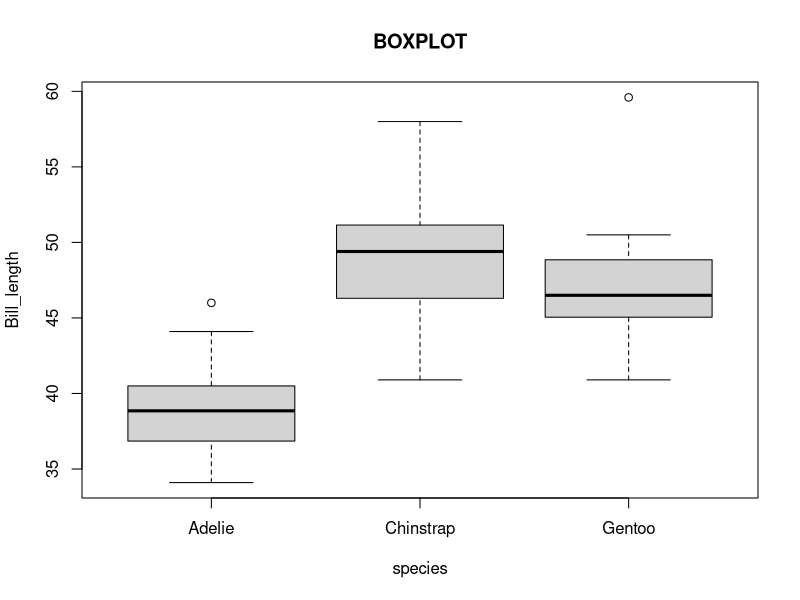
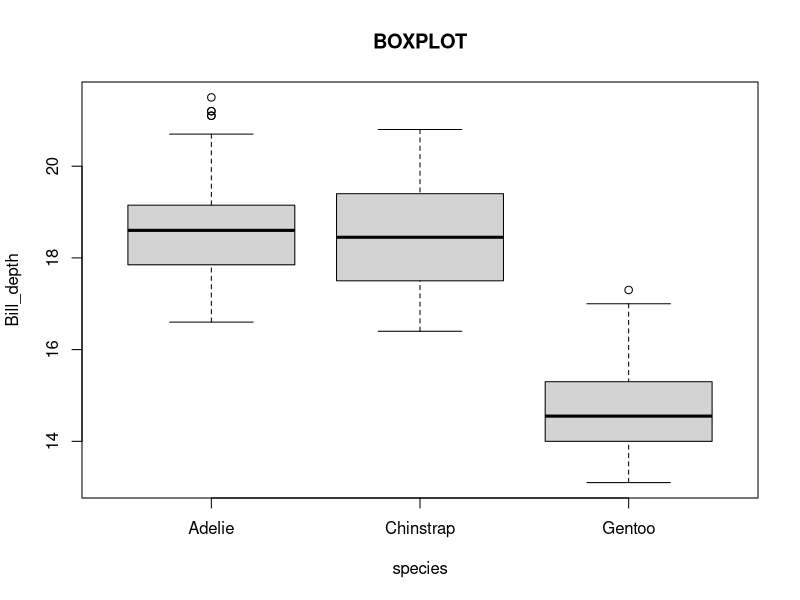
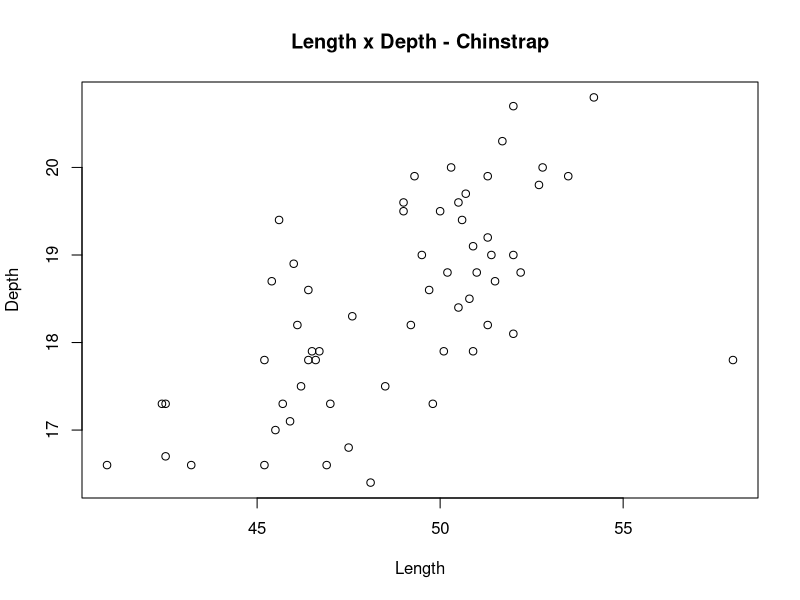
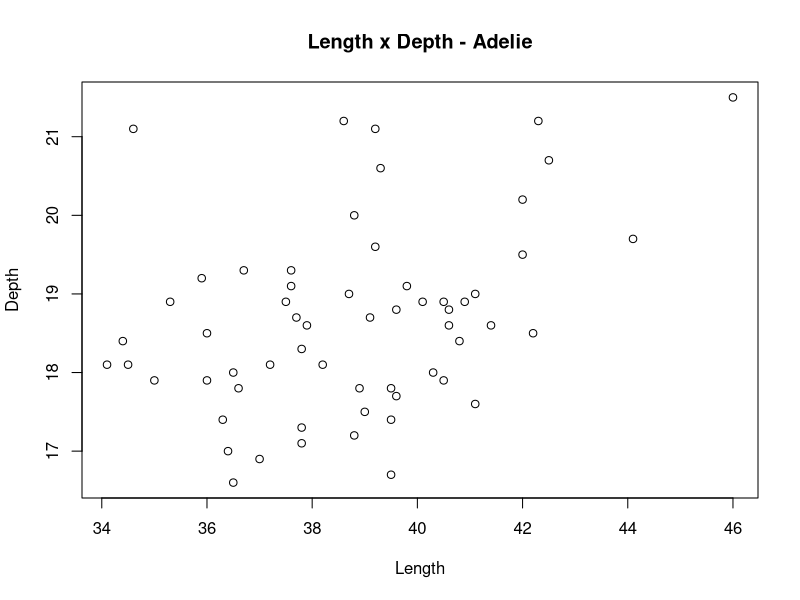
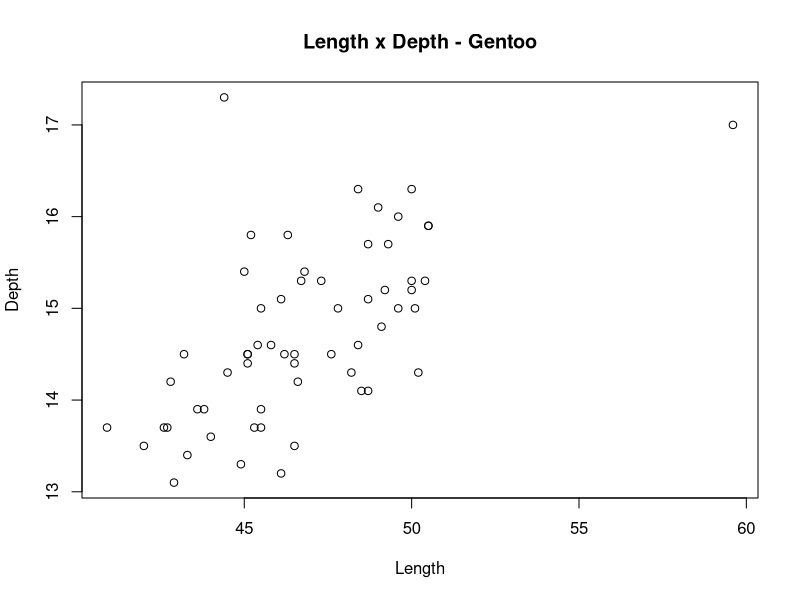
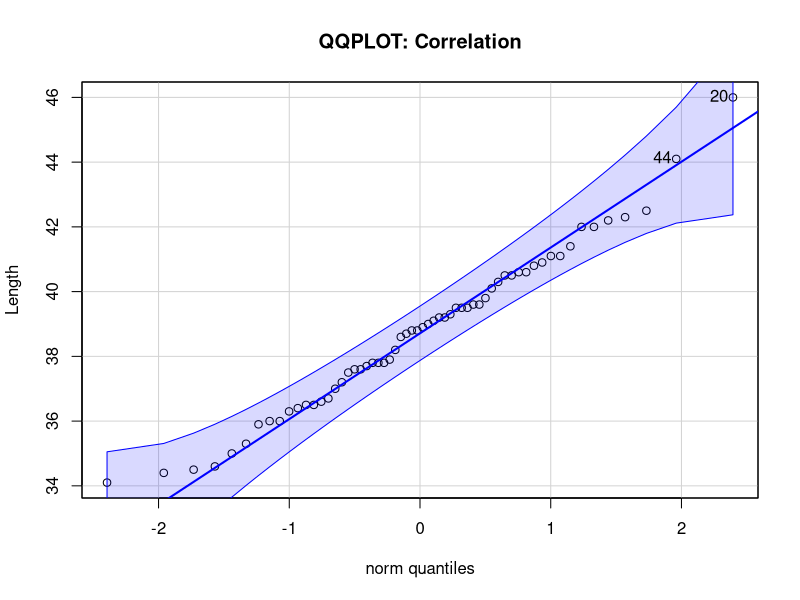
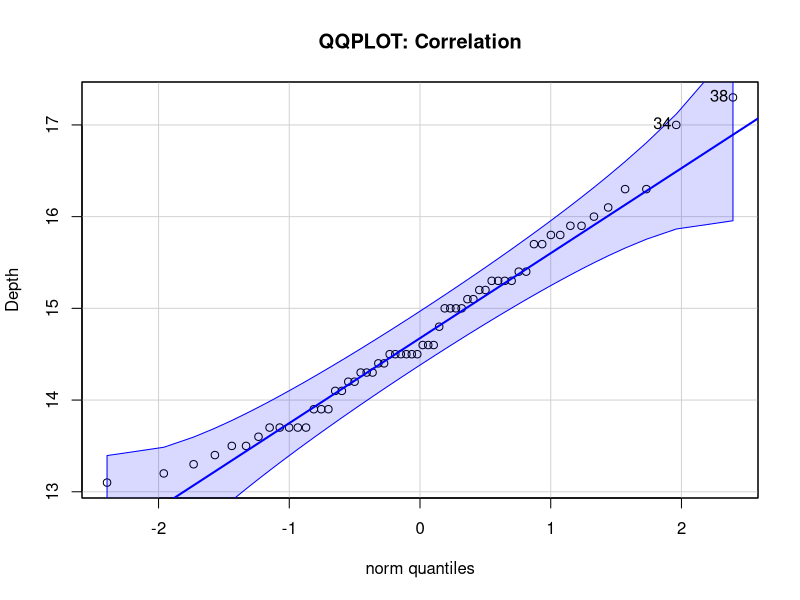

R code for these plots, in order:
# importing data

setwd("C:/Users/Jefhter/Desktop/analise-penguins/code")

data <- read.csv("data.csv", sep=";")

# variables

adelie <- data[data$species=="Adelie",]
chinstrap <- data[data$species=="Chinstrap",]
gentoo <- data[data$species=="Gentoo",]


#summary

summary(adelie)
summary(chinstrap)
summary(gentoo)


#Standard deviation (sd)
#Desvio padrão

print(sd_comp_adelie <- tapply(adelie$bill_length, adelie$species, sd))
print(sd_comp_chinstrap <- tapply(chinstrap$bill_length, chinstrap$species, sd))
print(sd_comp_gentoo <- tapply(gentoo$bill_length, gentoo$species, sd))
print(sd_prof_adelie <- tapply(adelie$bill_depth, adelie$species, sd))
print(sd_prof_chinstrap <- tapply(chinstrap$bill_depth, chinstrap$species, sd))
print(sd_prof_gentoo <- tapply(gentoo$bill_depth, gentoo$species, sd))


# BOXPLOT

boxplot(data$bill_length~data$species,ylab="Bill_length",xlab="species", main="BOXPLOT")

boxplot(data$bill_depth~data$species,ylab="Bill_depth",xlab="species", main="BOXPLOT")


# Correlations
# Correlações

cor(adelie$bill_length, adelie$bill_depth)
cor(chinstrap$bill_length, chinstrap$bill_depth)
cor(gentoo$bill_length, gentoo$bill_depth)

plot(chinstrap$bill_length, chinstrap$bill_depth, main="Length x Depth - Chinstrap", xlab="Length", ylab="Depth")
plot(adelie$bill_length, adelie$bill_depth, main="Length x Depth - Adelie", xlab="Length", ylab="Depth")
plot(gentoo$bill_length, gentoo$bill_depth, main="Length x Depth - Gentoo", xlab="Length", ylab="Depth")


# QQPLOT: Normal Distribution
# QQPLOT: Teste de Normalidade

library('car')
qqPlot(adelie$bill_length, ylab="Length", main="QQPLOT: Correlation")
qqPlot(gentoo$bill_depth,main="QQPLOT: Correlation",ylab="Depth")
#If it return an error, install car library with: install.packages("car")


# T TEST: Hypothesis Test
# T TEST: Teste de Hipótese

t.test(adelie$bill_length,gentoo$bill_depth)

